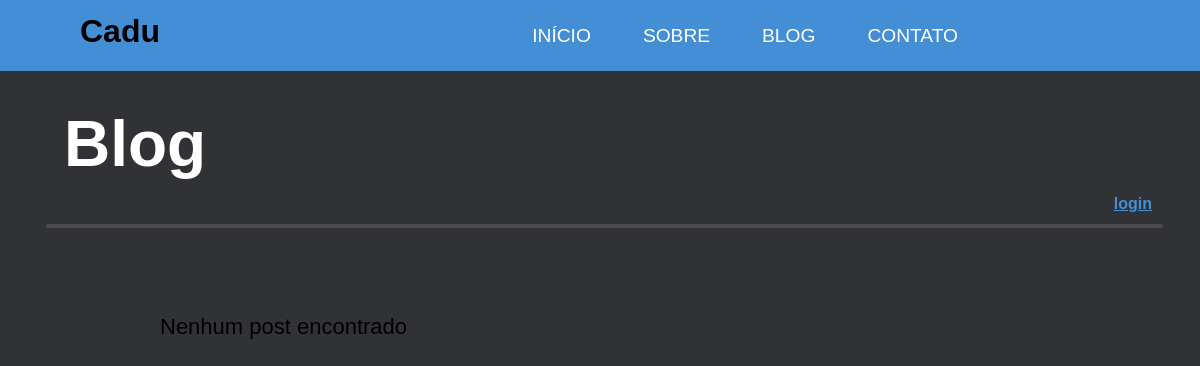
/blog, run on an earlier commit of the app's database.
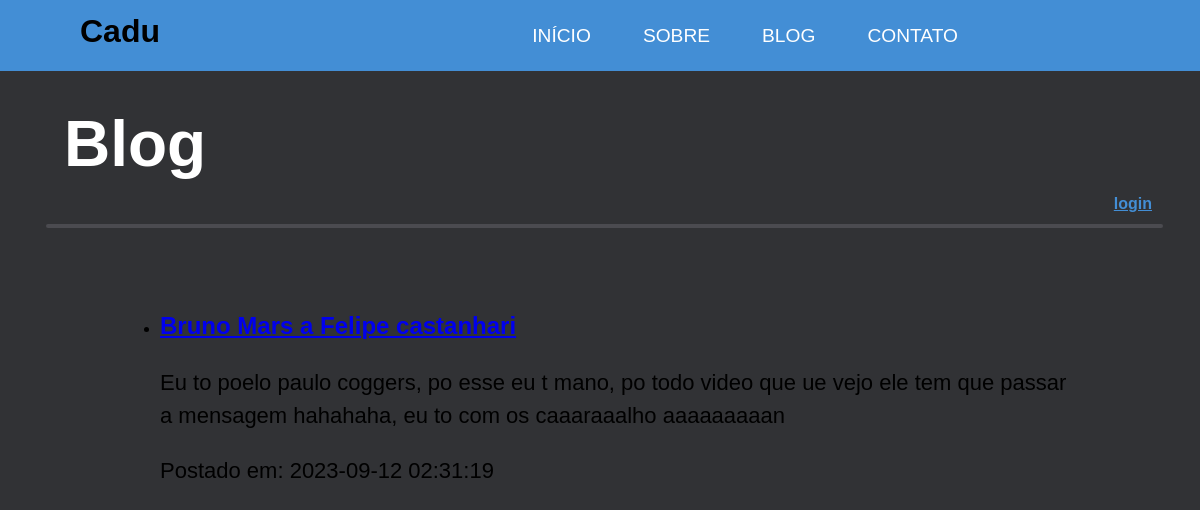
And on a later commit of the database.
### tables this page shows
CREATE TABLE posts (
  id INTEGER PRIMARY KEY AUTOINCREMENT,
  title VARCHAR(64) NOT NULL,
  body TEXT NOT NULL,
  created_at TIMESTAMP NULL DEFAULT CURRENT_TIMESTAMP
);

### app.py (the view)
@app.route('/blog')
def blog():
    sql_str = "SELECT title, body, created_at FROM posts ORDER BY id DESC"
    cur = g.db.execute(sql_str)
    posts = []
    for title, body, created_at in cur.fetchall():
        posts.append({
            'title': title,
            'body': body,
            'created_at': created_at
            })
    return render_template('all_posts.html', posts=posts)

### app.py (called while the page is built)
def connect():
    return sqlite3.connect(app.config["DATABASE"])

@app.before_request
def before_request():
    g.db = connect()

@app.teardown_request
def teardown_request(exception):
    if exception:
        pass
    if hasattr(g, 'db'):
        g.db.close()

### templates/all_posts.html (shortened to what this page needs)
{% extends "base.html" %}
{% block title %}<h1>Blog</h1>{% endblock %}
{% block content %}
    <ul>
        {% for post in posts | reverse %}
            <li>
                <a href="{{ url_for('blog_post', post_id=loop.revindex) }}"><h2>{{ post.title }}</h2></a>
                <p>{{ post.body }}</p>
                <p>Postado em: {{ post.created_at }}</p>
            </li>
        {% else %}
            <p>Nenhum post encontrado</p>
        {% endfor %}
    </ul>
{% endblock %}

### templates/base.html (shortened to what this page needs)
<!DOCTYPE html>
<html>
<head>
    <link rel="stylesheet" href="/static/styles.css">
</head>
<body>
<header>
    <div class='container'>
    <h1 class='logo'>Cadu</h1>
    <nav>
    <ul>
        <li><a href="/">Início</a></li>
        <li><a href="/about">Sobre</a></li>
        <li><a href="/blog">Blog</a></li>
        <li><a href="#">Contato</a></li>
    </ul>
    </nav>
    </div>
</header>
<main>
    <div class="title">
    {% block title %}{% endblock %}
    </div>
    <div class="href_login">
    {% if session.logged_in %}
        <a href="{{ url_for('logout') }}">Logout</a>
    {% else %}
        <a href="{{ url_for('login') }}">Login</a>
    {% endif %}
    </div>
    <div class="content">
    {% block content %}{% endblock %}
    </div>
</main>
</body>
</html>

### static/styles.css (style rules this page uses)
:root { --background: rgb(49, 50, 53); --background_accent_primary: rgba(75, 75, 80, 1); --header_background: rgba(71, 159, 241, 0.85); --header_background_hover: rgba(71, 159, 241, 1); --header_background_active: rgba(49, 132, 210, 1); }
*, *::before, *::after { box-sizing: border-box; }
body { margin: 0; background: var(--background); font-family: Arial, Helvetica, sans-serif; font-weight: 400; }
header { background: var(--header_background); text-align: center; top: 0; position: fixed; z-index: 100; width: 100%; }
.logo { margin-top: 0.4em; display: inline-block; }
nav { position: absolute; text-align: left; top: 100%; left: 0; background: var(--header_background); width: 100%; transform: scale(1, 0); transform-origin: top; transition: transform 150ms ease-in-out; }
nav ul { margin: 0; padding: 0; list-style: none; }
nav li { margin-bottom: 1em; margin-left: 1em; }
nav a { color: white; text-decoration: none; font-size: 1.2em; text-transform: uppercase; opacity: 0; transition: all 150ms ease-in-out; }
@media screen and (min-width: 800px) { header { display: grid; grid-template-columns: 1fr auto minmax(600px, 3fr) 1fr; align-items: center; } }
@media screen and (min-width: 800px) { .logo { grid-column: 2 / 3; } }
@media screen and (min-width: 800px) { nav { all: unset; position: absolute; grid-column: 3 / 4; right: 0; top: 25px; } }
@media screen and (min-width: 800px) { nav a { position: relative; padding: 25px 2px; opacity: 1; } }
@media screen and (min-width: 800px) { nav a::before { content: ''; display: block; height: 5px; background: #000; position: absolute; top: 0; left: 0; right: 0; transform: scale(0, 1); transform-origin: left; transition: transform ease-in-out 150ms; } }
@media screen and (min-width: 800px) { nav ul { display: flex; justify-content: space-between; } }
@media screen and (min-width: 800px) { nav li { margin-left: 3em; margin-bottom: 0; } }
.content { width: 80%; margin: 0 auto; padding: 0; top: -1em; line-height: 1.5; }
.content p { font-size: 22px; font-family: Verdana, Geneva, Tahoma, sans-serif; }
.content h2 { font-family: 'Trebuchet MS', 'Lucida Sans Unicode', 'Lucida Grande', 'Lucida Sans', Arial, sans-serif; font-weight: 800; }
.title { font-size: 2em; font-weight: 900; width: 95%; padding: 2em; color: #fff; position: relative; overflow: visible; }
.title::after { content: ""; display: block; position: absolute; height: 4px; width: 98%; left: 4%; margin: 0 auto; background: #4b4b50; border-radius: 2px; }
.href_login a { font-size: medium; font-weight: 600; color: var(--header_background); text-decoration: underline; text-transform: lowercase; position: absolute; right: 4%; top: 12.2em; }

What changed in the data, as far as the page shows it:
added posts: title "Bruno Mars a Felipe castanhari", body "Eu to poelo paulo coggers, po esse eu t mano, po todo video que ue vejo ele tem que passar a mensagem hahahaha, eu to com os caaaraaalho aaaaaaaaan", created_at "2023-09-12 02:31:19"
Also different on the page:
text no longer shown: "Nenhum post encontrado"
